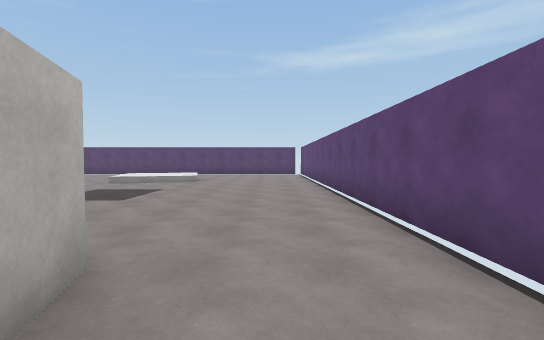
View 1 (above)

13 first-person views from a walk through a scene from a Unity 3-D project. The camera is 1.5 m above the floor, tilts 2° down and sees 90° across. The floor is counted in squares, 2 m on a side. Each view is taken from the middle of a square. On the plan, view 1 faces up. The plan holds only what a view shows up to about 10 squares ahead; the rest is blank. The place goes on beyond the plan. The player is left out. Surface patterns are stand-ins for the level's own textures.

View 2
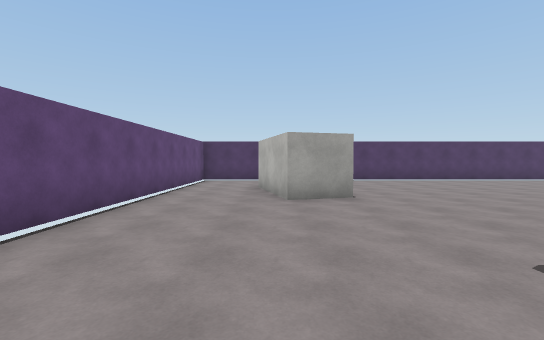

View 3
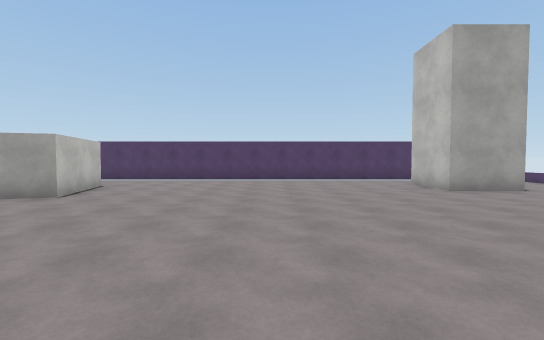

View 4
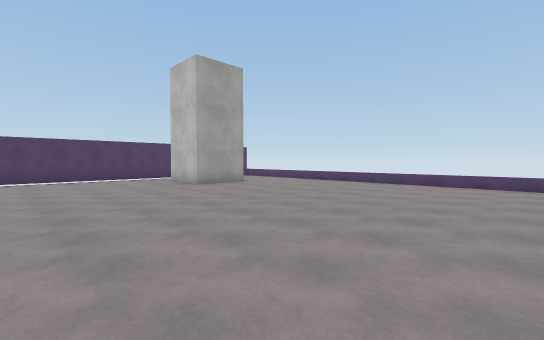

View 5
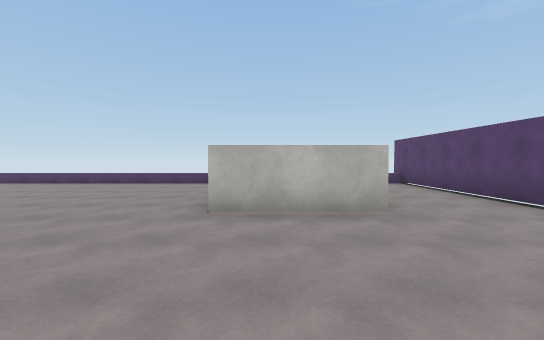

View 6
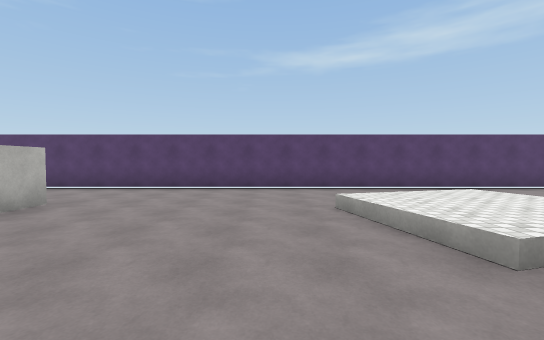

View 7
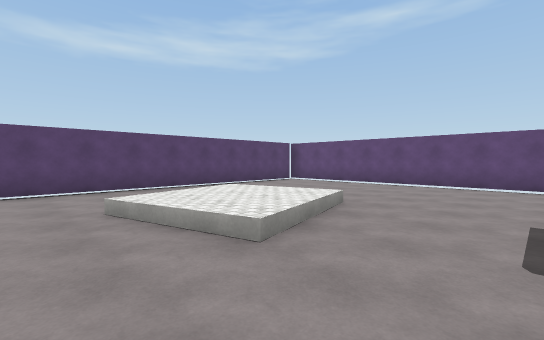

View 8
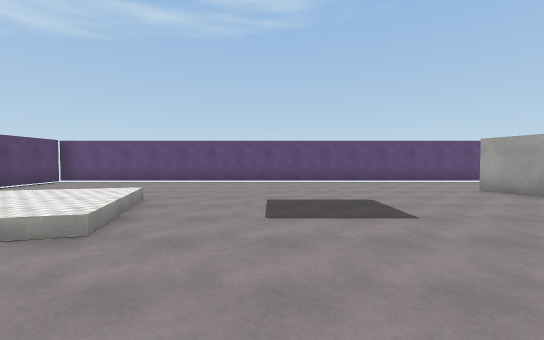

View 9
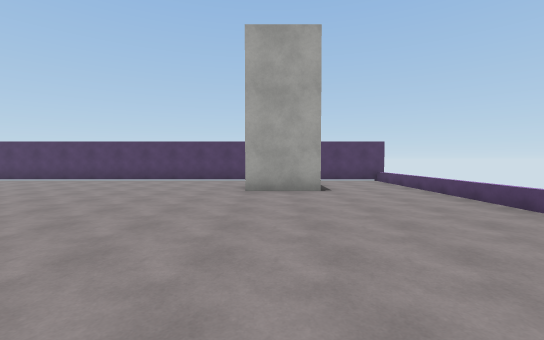

View 10
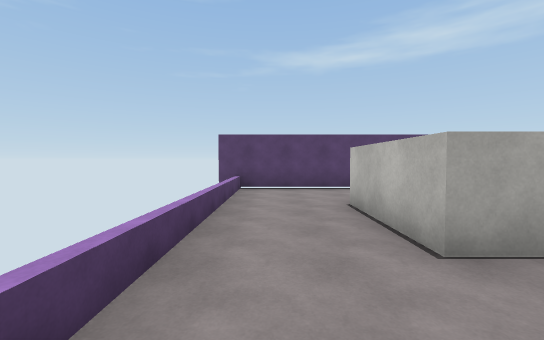

View 11
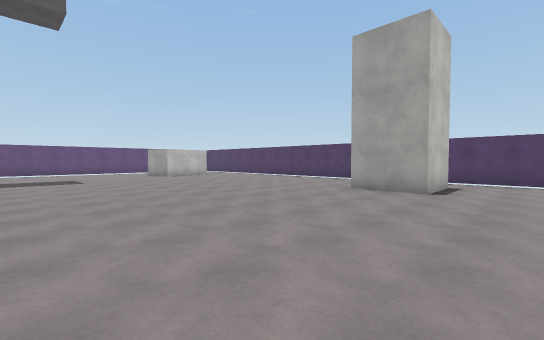

View 12
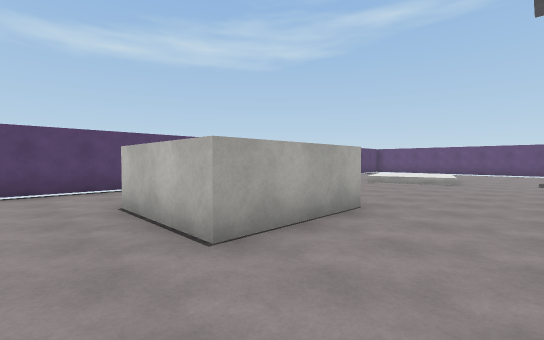

View 13
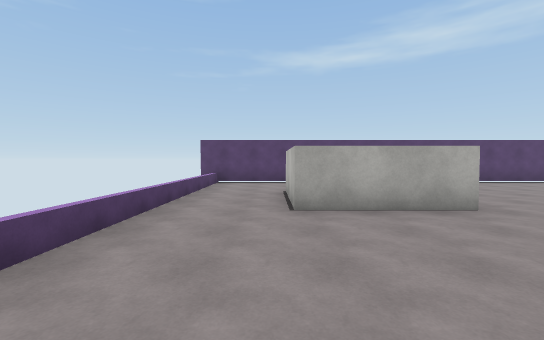

### Floor plan
Key: @ floor where view 1 was taken; # wall or solid block; . main floor; : floor 0.5 m higher than the main floor; / step, stairs or slope; = window, fence, low wall or low ledge; ^ raised ledge.
Columns run from 16 left of view 1 to 2 right of it. Each row starts with its distance up from view 1.
 15 ###################
 14 =.................#
 13 =...........   ...#
 12 =...........// ...#
 11 =..^ ^..../::/ ...#
 10 =..^ ^.....::/....#
  9 =..^^^.....//.....#
  8 =.................#
  7 =.................#
  6 =.................#
  5 =.................#
  4 =.................#
  3 =.................#
  2 =.................#
  1 =.............##..#
  0 =..##.........##@.#
 -1 =..##.............#
 -2 =.................#
 -3 ###################

Where each view was taken, in squares from view 1:
view 1: 0 up, 0 right, facing up
view 2: 7 up, 1 left, facing down
view 3: 7 up, 7 left, facing down
view 4: 8 up, 7 left, facing down-left
view 5: 10 up, 7 left, facing left
view 6: 7 up, 7 left, facing up
view 7: 7 up, 7 left, facing up-right
view 8: 7 up, 8 left, facing right
view 9: 7 up, 12 left, facing down
view 10: 7 up, 15 left, facing up
view 11: 7 up, 15 left, facing down-right
view 12: 7 up, 15 left, facing up-right
view 13: 5 up, 14 left, facing up
